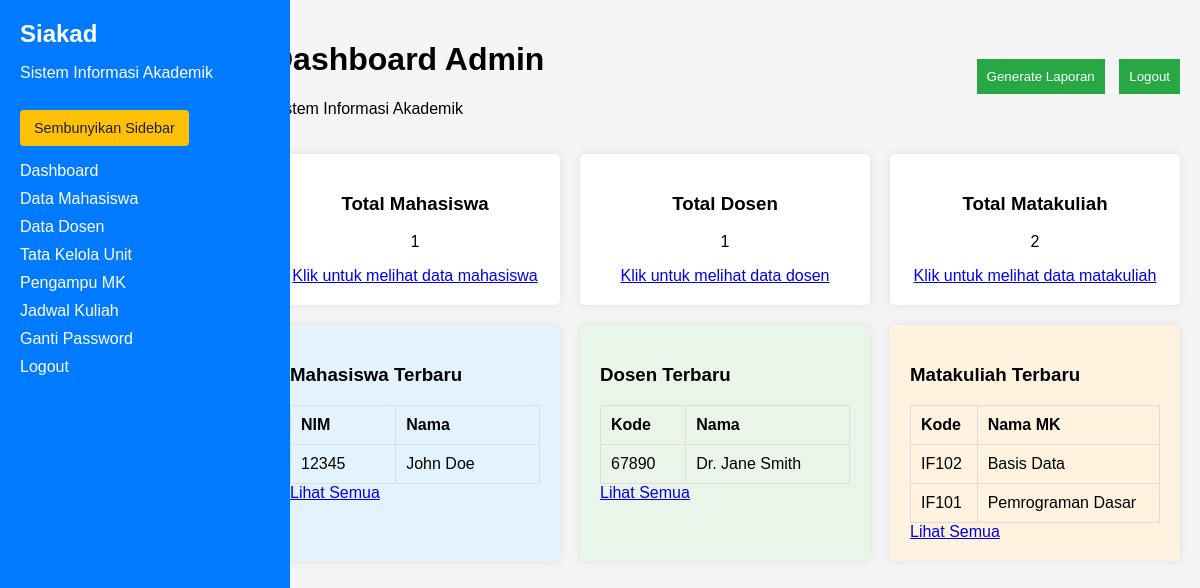
The app's page /views/dashboard_admin.php (signed in), older data.
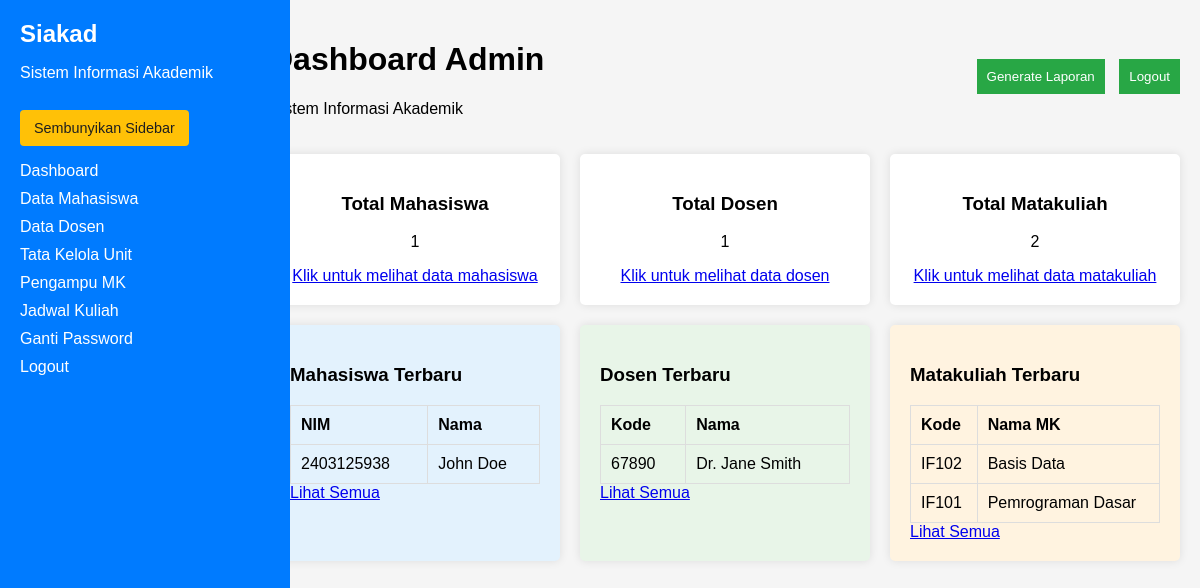
The same page, newer data.
### tables this page shows
CREATE TABLE mahasiswa (
    id INT AUTO_INCREMENT PRIMARY KEY,
    nim VARCHAR(20) UNIQUE NOT NULL,
    nama VARCHAR(100) NOT NULL,
    jurusan VARCHAR(50),
    angkatan YEAR,
    FOREIGN KEY (nim) REFERENCES users(username) ON DELETE CASCADE
);

CREATE TABLE dosen (
    id INT AUTO_INCREMENT PRIMARY KEY,
    nip VARCHAR(20) UNIQUE NOT NULL,
    nama VARCHAR(100) NOT NULL,
    jurusan VARCHAR(50),
    FOREIGN KEY (nip) REFERENCES users(username) ON DELETE CASCADE
);

CREATE TABLE mata_kuliah (
    id INT AUTO_INCREMENT PRIMARY KEY,
    kode_mk VARCHAR(10) UNIQUE NOT NULL,
    nama_mk VARCHAR(100) NOT NULL,
    sks INT NOT NULL,
    dosen_id INT,
    FOREIGN KEY (dosen_id) REFERENCES dosen(id) ON DELETE SET NULL
);

### views/dashboard_admin.php (the view, shortened to what this page needs)
<?php
include '../config/koneksi.php';
$total_mhs = mysqli_fetch_assoc(mysqli_query($conn, "SELECT COUNT(*) as count FROM mahasiswa"))['count'];
$total_dosen = mysqli_fetch_assoc(mysqli_query($conn, "SELECT COUNT(*) as count FROM dosen"))['count'];
$total_mk = mysqli_fetch_assoc(mysqli_query($conn, "SELECT COUNT(*) as count FROM mata_kuliah"))['count'];
$mhs_baru = mysqli_query($conn, "SELECT nim, nama FROM mahasiswa ORDER BY id DESC LIMIT 4");
$dosen_baru = mysqli_query($conn, "SELECT nip, nama FROM dosen ORDER BY id DESC LIMIT 2");
$mk_baru = mysqli_query($conn, "SELECT kode_mk, nama_mk FROM mata_kuliah ORDER BY id DESC LIMIT 2");
?>
<!DOCTYPE html>
<html lang="en">
<head>
    <link rel="stylesheet" href="../assets/style.css">
</head>
<body>
    <div class="sidebar">
        <h2>Siakad</h2>
        <p>Sistem Informasi Akademik</p>
        <button id="sidebar-toggle-btn" class="sidebar-toggle">Sembunyikan Sidebar</button>
        <ul>
            <li><a href="#">Dashboard</a></li>
            <li><a href="#">Data Mahasiswa</a></li>
            <li><a href="#">Data Dosen</a></li>
            <li><a href="#">Tata Kelola Unit</a></li>
            <li><a href="#">Pengampu MK</a></li>
            <li><a href="#">Jadwal Kuliah</a></li>
            <li><a href="#">Ganti Password</a></li>
            <li><a href="logout.php">Logout</a></li>
        </ul>
    </div>
    <div class="main-content" id="main-content">
        <header>
            <div>
                <h1>Dashboard Admin</h1>
                <p>Sistem Informasi Akademik</p>
            </div>
            <div class="actions">
                <button>Generate Laporan</button>
                <button onclick="location.href='logout.php'">Logout</button>
            </div>
        </header>
        <div class="summary">
            <div class="card">
                <h3>Total Mahasiswa</h3>
                <p><?php echo $total_mhs; ?></p>
                <a href="#">Klik untuk melihat data mahasiswa</a>
            </div>
            <div class="card">
                <h3>Total Dosen</h3>
                <p><?php echo $total_dosen; ?></p>
                <a href="#">Klik untuk melihat data dosen</a>
            </div>
            <div class="card">
                <h3>Total Matakuliah</h3>
                <p><?php echo $total_mk; ?></p>
                <a href="#">Klik untuk melihat data matakuliah</a>
            </div>
        </div>
        <div class="tables">
            <div class="table-panel">
                <h3>Mahasiswa Terbaru</h3>
                <table>
                    <tr>
                        <th>NIM</th>
                        <th>Nama</th>
                    </tr>
                    <?php while ($row = mysqli_fetch_assoc($mhs_baru)) { ?>
                        <tr>
                            <td><?php echo $row['nim']; ?></td>
                            <td><?php echo $row['nama']; ?></td>
                        </tr>
                    <?php } ?>
                </table>
                <a href="#">Lihat Semua</a>
            </div>
            <div class="table-panel">
                <h3>Dosen Terbaru</h3>
                <table>
                    <tr>
                        <th>Kode</th>
                        <th>Nama</th>
                    </tr>
                    <?php while ($row = mysqli_fetch_assoc($dosen_baru)) { ?>
                        <tr>
                            <td><?php echo $row['nip']; ?></td>
                            <td><?php echo $row['nama']; ?></td>
                        </tr>
                    <?php } ?>
                </table>
                <a href="#">Lihat Semua</a>
            </div>
            <div class="table-panel">
                <h3>Matakuliah Terbaru</h3>
                <table>
                    <tr>
                        <th>Kode</th>
                        <th>Nama MK</th>
                    </tr>
                    <?php while ($row = mysqli_fetch_assoc($mk_baru)) { ?>
                        <tr>
                            <td><?php echo $row['kode_mk']; ?></td>
                            <td><?php echo $row['nama_mk']; ?></td>
                        </tr>
                    <?php } ?>
                </table>
                <a href="#">Lihat Semua</a>
            </div>
        </div>
    </div>
</body>
</html>

### assets/style.css (style rules this page uses)
body { font-family: Arial, sans-serif; margin: 0; padding: 0; display: flex; background-color: #f5f5f5; }
.sidebar { width: 250px; background-color: #007bff; color: white; padding: 20px; height: 100vh; position: fixed; transition: width 0.3s ease, padding 0.3s ease; overflow: hidden; }
.main-content { margin-left: 250px; padding: 20px; width: calc(100% - 250px); transition: margin-left 0.3s ease, width 0.3s ease; }
.sidebar-toggle { display: inline-block; margin-top: 12px; padding: 10px 14px; background-color: #ffc107; color: #1f1f1f; border: none; border-radius: 4px; cursor: pointer; font-size: 0.9rem; }
header { display: flex; justify-content: space-between; align-items: center; margin-bottom: 20px; flex-wrap: wrap; }
.actions button { margin-left: 10px; padding: 10px; background-color: #28a745; color: white; border: none; cursor: pointer; }
.sidebar h2 { margin: 0; }
.sidebar ul { list-style: none; padding: 0; }
.sidebar ul li { margin: 10px 0; }
.sidebar ul li a { color: white; text-decoration: none; }
.main-content { margin-left: 250px; padding: 20px; width: calc(100% - 250px); }
header { display: flex; justify-content: space-between; align-items: center; margin-bottom: 20px; }
.summary { display: flex; gap: 20px; margin-bottom: 20px; }
.card { background: white; padding: 20px; border-radius: 5px; box-shadow: 0 0 10px rgba(0, 0, 0, 0.1); flex: 1; text-align: center; }
.tables { display: flex; gap: 20px; }
.table-panel { background: white; padding: 20px; border-radius: 5px; box-shadow: 0 0 10px rgba(0, 0, 0, 0.1); flex: 1; }
.table-panel:nth-child(1) { background-color: #e3f2fd; }
.table-panel:nth-child(2) { background-color: #e8f5e8; }
.table-panel:nth-child(3) { background-color: #fff3e0; }
table { width: 100%; border-collapse: collapse; }
table th, table td { padding: 10px; border: 1px solid #ddd; text-align: left; }

Row changes from the older to the newer data that the page shows:
changed mahasiswa "John Doe": nim "12345" → "2403125938"
